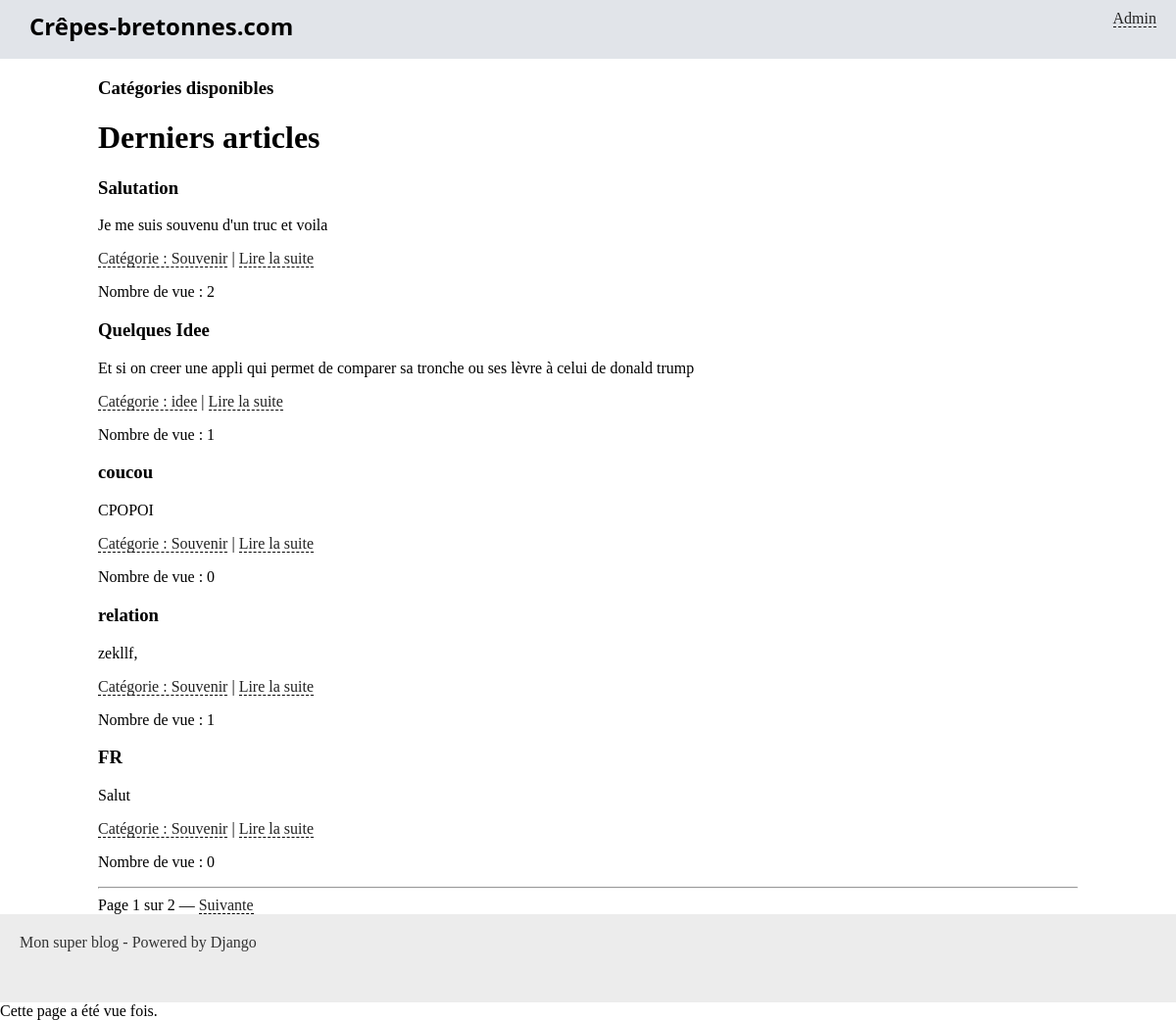
The app's page /blog/categorie/1 with its own data.
### blog/models.py (models this page shows, shortened)
class Article(models.Model):
    titre = models.CharField(max_length=100)
    slug = models.SlugField()
    auteur = models.CharField(max_length=42)
    contenu = models.TextField(null=True)
    date = models.DateTimeField(verbose_name="Date de parution",
                                auto_now_add=True, auto_now=False)
    is_visible = models.BooleanField(verbose_name="Article publié ?",
                                     default=False)
    categorie = models.ForeignKey('Categorie')
    nb_vue = models.IntegerField(verbose_name='Nombre de Vue')

class Categorie(models.Model):
    titre = models.CharField(max_length=100)
    def __str__(self):
        return self.titre

### blog/views.py (the view)
# urls.py: url(r'^categorie/(?P<id>\d+)$', views.ListeArticleByCategorieView.as_view(), name='blog_categorie'),
class ListeArticleByCategorieView(ListView):
    model = Article #Le modele à Lister
    context_object_name = 'derniers_articles' # la variable qui est renvoyés au template
    template_name = 'blog/reaccueil.html' # le template qui sera afficher et rediriger
    paginate_by = 5 # on pagine pas 5
    def get_queryset(self):
        return Article.objects.annotate()

### blog/templates/blog/reaccueil.html (shortened to what this page needs)
{% extends "blog/base.html" %}
{% block content %}
    <h3>Catégories disponibles</h3>
	<h1>Derniers articles</h1>
    {% for article in derniers_articles %}
    <div class="article">
       <h3>{{ article.titre }}</h3>
       <p>{{ article.contenu|truncatewords_html:80 }}</p>
       <p><a href="{% url "blog_categorie" article.categorie_id %}"> Catégorie : {{ article.categorie }}</a> | <a href="{% url "details_article" article.id %}">Lire la suite</a>
        <p> Nombre de vue : {{ article.nb_vue }}
    </div>
{% endfor %}
<hr>
{% if is_paginated %}
    <div class="pagination">
           Page {{ page_obj.number }} sur {{ page_obj.paginator.num_pages }}
           {% if page_obj.has_next %}
              — <a href="?page={{ page_obj.next_page_number }}">Suivante</a>
           {% endif %}
    </div>
{% endif %}
{% endblock %}

### blog/static/blog/styles.css (style rules this page uses)
* { box-sizing: border-box; }
body { margin: 0; padding: 0; }
a { color: #222; border-bottom: 1px dashed #000; text-decoration: none; }

### records on screen
Article: titre "Salutation", contenu "Je me suis souvenu d'un truc et voila", categorie "Souvenir", nb_vue "2"
Article: titre "Quelques Idee", contenu "Et si on creer une appli qui permet de comparer sa tronche ou ses lèvre à celui de donald trump", categorie "idee", nb_vue "1"
Article: titre "coucou", contenu "CPOPOI", categorie "Souvenir", nb_vue "0"
Article: titre "relation", contenu "zekllf,", categorie "Souvenir", nb_vue "1"
Article: titre "FR", contenu "Salut", categorie "Souvenir", nb_vue "0"

### other values on screen
{{ page_obj.number }} "1"
{{ page_obj.paginator.num_pages }} "2"
